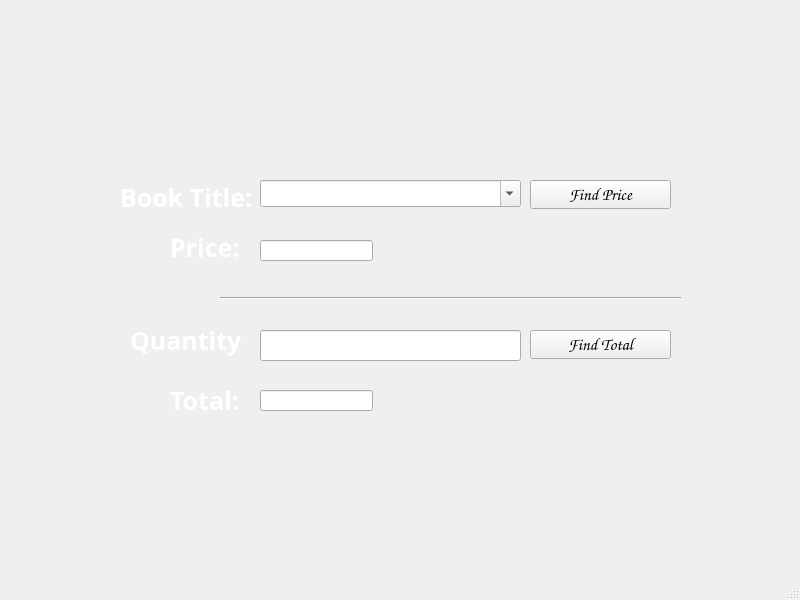
<?xml version="1.0" encoding="UTF-8"?>
<ui version="4.0">
 <class>MainWindow</class>
 <widget class="QMainWindow" name="MainWindow">
  <property name="geometry">
   <rect>
    <x>0</x>
    <y>0</y>
    <width>800</width>
    <height>600</height>
   </rect>
  </property>
  <property name="windowTitle">
   <string>Welcome to the Book Store</string>
  </property>
  <widget class="QWidget" name="centralwidget">
   <widget class="QLabel" name="label">
    <property name="geometry">
     <rect>
      <x>120</x>
      <y>180</y>
      <width>131</width>
      <height>31</height>
     </rect>
    </property>
    <property name="font">
     <font>
      <family>Harrington</family>
      <pointsize>19</pointsize>
      <weight>75</weight>
      <bold>true</bold>
     </font>
    </property>
    <property name="text">
     <string>&lt;html&gt;&lt;head/&gt;&lt;body&gt;&lt;p&gt;&lt;span style=&quot; color:#ffffff;&quot;&gt;Book Title:&lt;/span&gt;&lt;/p&gt;&lt;/body&gt;&lt;/html&gt;</string>
    </property>
   </widget>
   <widget class="QLabel" name="label_2">
    <property name="geometry">
     <rect>
      <x>170</x>
      <y>230</y>
      <width>71</width>
      <height>31</height>
     </rect>
    </property>
    <property name="font">
     <font>
      <family>Harrington</family>
      <pointsize>19</pointsize>
      <weight>75</weight>
      <bold>true</bold>
     </font>
    </property>
    <property name="text">
     <string>&lt;html&gt;&lt;head/&gt;&lt;body&gt;&lt;p&gt;&lt;span style=&quot; font-weight:600; color:#ffffff;&quot;&gt;Price:&lt;/span&gt;&lt;/p&gt;&lt;/body&gt;&lt;/html&gt;</string>
    </property>
   </widget>
   <widget class="QLabel" name="label_4">
    <property name="geometry">
     <rect>
      <x>130</x>
      <y>320</y>
      <width>111</width>
      <height>41</height>
     </rect>
    </property>
    <property name="font">
     <font>
      <family>Harrington</family>
      <pointsize>19</pointsize>
      <weight>75</weight>
      <bold>true</bold>
     </font>
    </property>
    <property name="text">
     <string>&lt;html&gt;&lt;head/&gt;&lt;body&gt;&lt;p&gt;&lt;span style=&quot; color:#ffffff;&quot;&gt;Quantity:&lt;/span&gt;&lt;/p&gt;&lt;/body&gt;&lt;/html&gt;</string>
    </property>
   </widget>
   <widget class="QLabel" name="label_3">
    <property name="geometry">
     <rect>
      <x>170</x>
      <y>380</y>
      <width>71</width>
      <height>41</height>
     </rect>
    </property>
    <property name="font">
     <font>
      <family>Harrington</family>
      <pointsize>19</pointsize>
      <weight>75</weight>
      <bold>true</bold>
     </font>
    </property>
    <property name="text">
     <string>&lt;html&gt;&lt;head/&gt;&lt;body&gt;&lt;p&gt;&lt;span style=&quot; color:#ffffff;&quot;&gt;Total:&lt;/span&gt;&lt;/p&gt;&lt;/body&gt;&lt;/html&gt;</string>
    </property>
   </widget>
   <widget class="QLabel" name="label_5">
    <property name="geometry">
     <rect>
      <x>210</x>
      <y>0</y>
      <width>371</width>
      <height>91</height>
     </rect>
    </property>
    <property name="text">
     <string/>
    </property>
    <property name="pixmap">
     <pixmap>N:/Python Programs/Module 6- Develop GUI with PyQt/Untitled.png</pixmap>
    </property>
    <property name="alignment">
     <set>Qt::AlignHCenter|Qt::AlignTop</set>
    </property>
   </widget>
   <widget class="QLabel" name="label_6">
    <property name="geometry">
     <rect>
      <x>0</x>
      <y>0</y>
      <width>801</width>
      <height>561</height>
     </rect>
    </property>
    <property name="text">
     <string/>
    </property>
    <property name="pixmap">
     <pixmap>N:/Python Programs/Module 6- Develop GUI with PyQt/42f8dd-20160914-milkweed-bookstore-02.jpg</pixmap>
    </property>
   </widget>
   <widget class="QLabel" name="label_7">
    <property name="geometry">
     <rect>
      <x>250</x>
      <y>450</y>
      <width>311</width>
      <height>31</height>
     </rect>
    </property>
    <property name="font">
     <font>
      <family>Comic Sans MS</family>
      <pointsize>13</pointsize>
     </font>
    </property>
    <property name="text">
     <string>&lt;html&gt;&lt;head/&gt;&lt;body&gt;&lt;p&gt;&lt;span style=\&quot; color:#ffffff;\&quot;&gt;&lt;br/&gt;&lt;/span&gt;&lt;/p&gt;&lt;/body&gt;&lt;/html&gt;</string>
    </property>
   </widget>
   <widget class="QPushButton" name="pushButton">
    <property name="geometry">
     <rect>
      <x>530</x>
      <y>180</y>
      <width>141</width>
      <height>29</height>
     </rect>
    </property>
    <property name="font">
     <font>
      <family>Comic Sans MS</family>
      <pointsize>13</pointsize>
      <weight>75</weight>
      <bold>true</bold>
     </font>
    </property>
    <property name="text">
     <string>Find Price</string>
    </property>
   </widget>
   <widget class="QPushButton" name="pushButton_2">
    <property name="geometry">
     <rect>
      <x>530</x>
      <y>330</y>
      <width>141</width>
      <height>29</height>
     </rect>
    </property>
    <property name="font">
     <font>
      <family>Comic Sans MS</family>
      <pointsize>13</pointsize>
      <weight>75</weight>
      <bold>true</bold>
     </font>
    </property>
    <property name="text">
     <string>Find Total</string>
    </property>
   </widget>
   <widget class="QComboBox" name="comboBox">
    <property name="geometry">
     <rect>
      <x>260</x>
      <y>180</y>
      <width>261</width>
      <height>27</height>
     </rect>
    </property>
    <property name="font">
     <font>
      <family>Comic Sans MS</family>
      <pointsize>11</pointsize>
      <weight>75</weight>
      <bold>true</bold>
     </font>
    </property>
    <property name="editable">
     <bool>true</bool>
    </property>
   </widget>
   <widget class="QLineEdit" name="lineEdit">
    <property name="geometry">
     <rect>
      <x>260</x>
      <y>240</y>
      <width>113</width>
      <height>21</height>
     </rect>
    </property>
    <property name="readOnly">
     <bool>true</bool>
    </property>
   </widget>
   <widget class="QLineEdit" name="lineEdit_2">
    <property name="geometry">
     <rect>
      <x>260</x>
      <y>330</y>
      <width>261</width>
      <height>31</height>
     </rect>
    </property>
    <property name="inputMethodHints">
     <set>Qt::ImhDigitsOnly</set>
    </property>
   </widget>
   <widget class="QLineEdit" name="lineEdit_3">
    <property name="geometry">
     <rect>
      <x>260</x>
      <y>390</y>
      <width>113</width>
      <height>21</height>
     </rect>
    </property>
    <property name="readOnly">
     <bool>true</bool>
    </property>
    <property name="clearButtonEnabled">
     <bool>false</bool>
    </property>
   </widget>
   <widget class="Line" name="line">
    <property name="geometry">
     <rect>
      <x>220</x>
      <y>290</y>
      <width>461</width>
      <height>16</height>
     </rect>
    </property>
    <property name="orientation">
     <enum>Qt::Horizontal</enum>
    </property>
   </widget>
   <zorder>label_6</zorder>
   <zorder>label</zorder>
   <zorder>label_2</zorder>
   <zorder>label_4</zorder>
   <zorder>label_3</zorder>
   <zorder>label_5</zorder>
   <zorder>label_7</zorder>
   <zorder>pushButton</zorder>
   <zorder>pushButton_2</zorder>
   <zorder>comboBox</zorder>
   <zorder>lineEdit</zorder>
   <zorder>lineEdit_2</zorder>
   <zorder>lineEdit_3</zorder>
   <zorder>line</zorder>
  </widget>
  <widget class="QMenuBar" name="menubar">
   <property name="geometry">
    <rect>
     <x>0</x>
     <y>0</y>
     <width>800</width>
     <height>21</height>
    </rect>
   </property>
  </widget>
  <widget class="QStatusBar" name="statusbar"/>
 </widget>
 <resources/>
 <connections/>
</ui>
